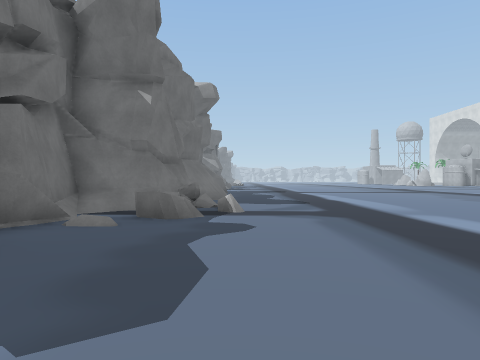
view 1 (above)

22 first-person views from a walk through a Unity game level. The camera is 1.2 m above the floor, looks level and sees 70° across. The floor is counted in squares, 2 m on a side. Each view is taken from the middle of a square. On the plan, view 1 faces up. The plan holds only what a view shows up to about 10 squares ahead; the rest is blank. The place goes on beyond the plan. Some surface patterns are stand-ins.

view 2
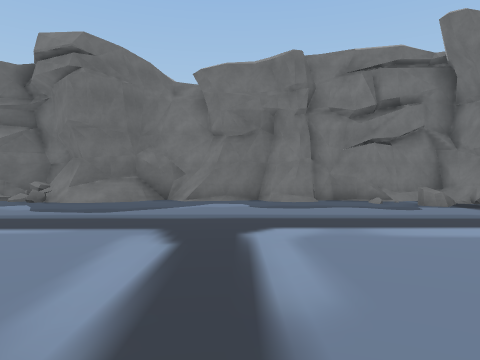

view 3
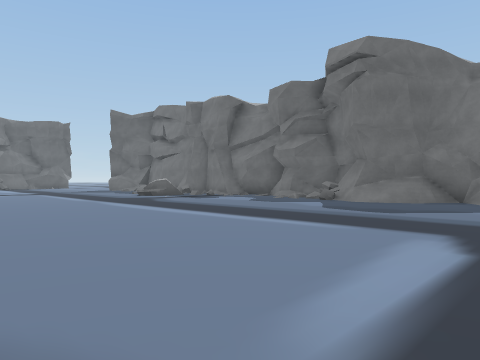

view 4
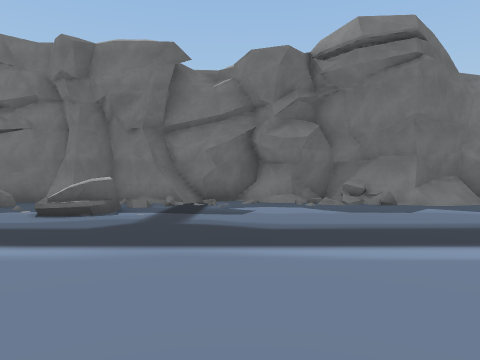

view 5
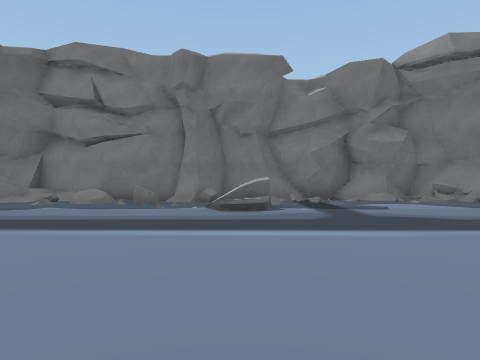

view 6
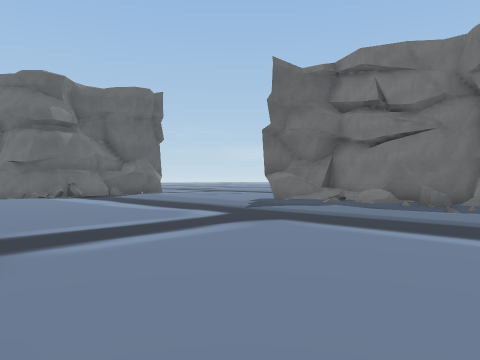

view 7
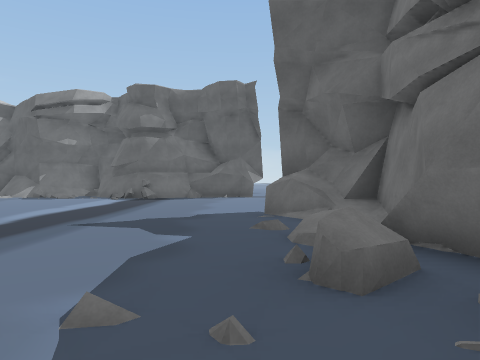

view 8
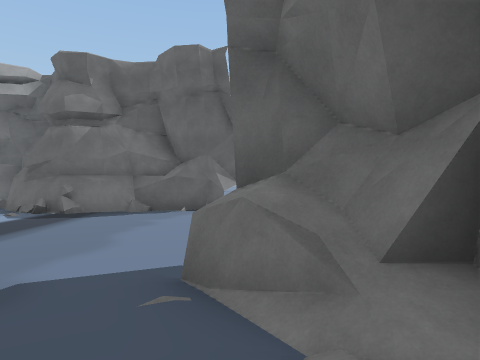

view 9
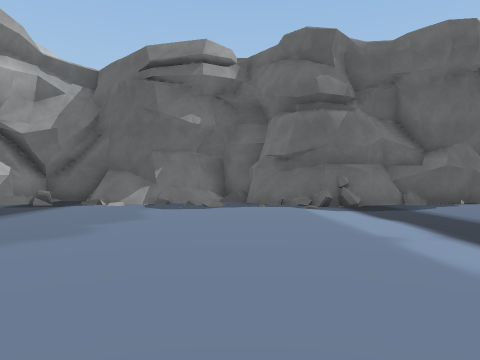

view 10
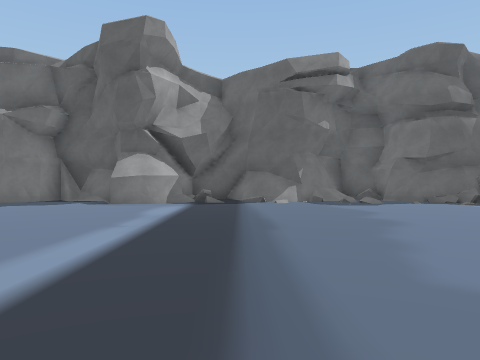

view 11
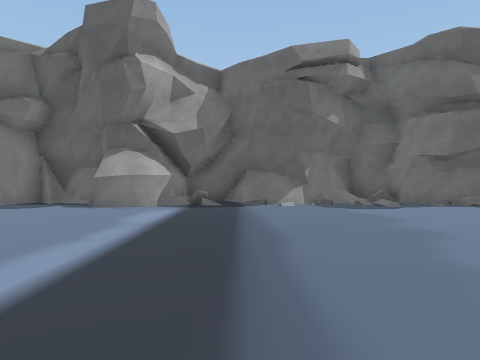

view 12
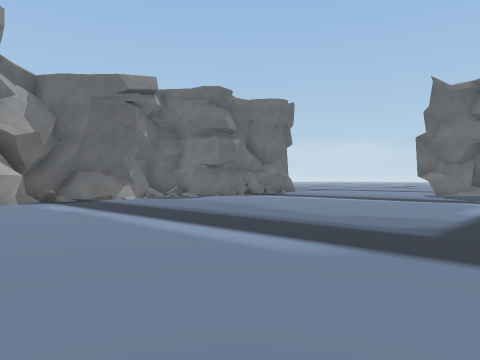

view 13
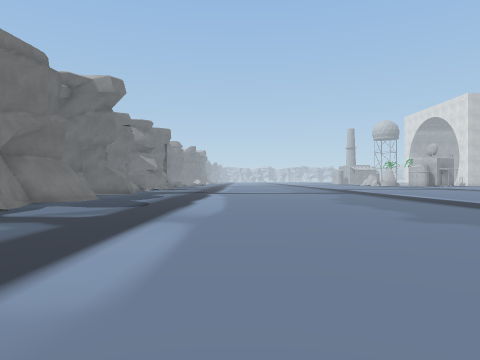

view 14
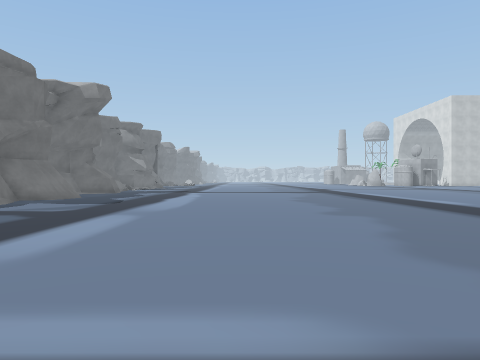

view 15
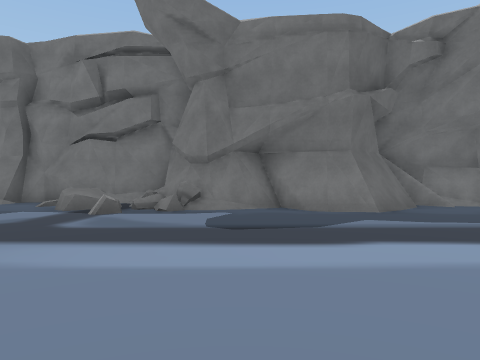

view 16
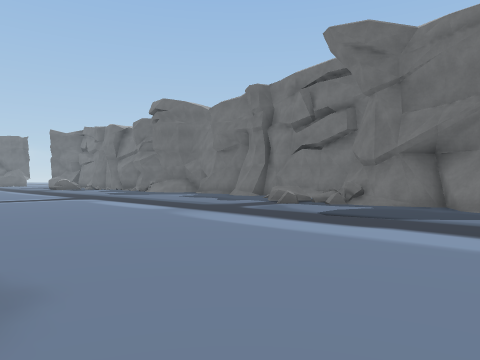

view 17
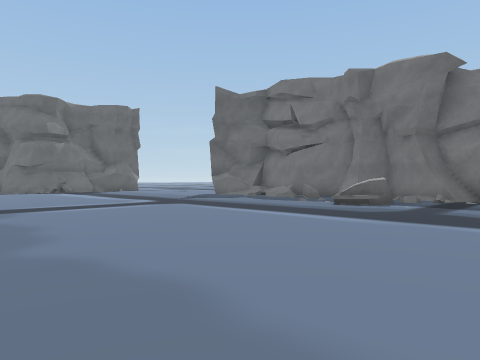

view 18
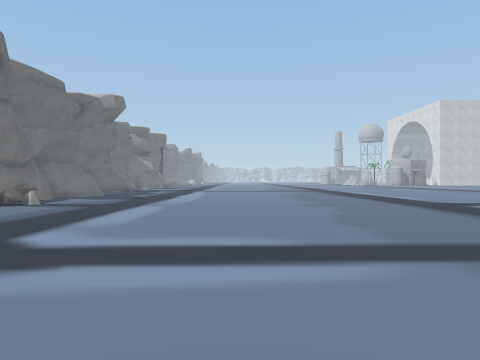

view 19
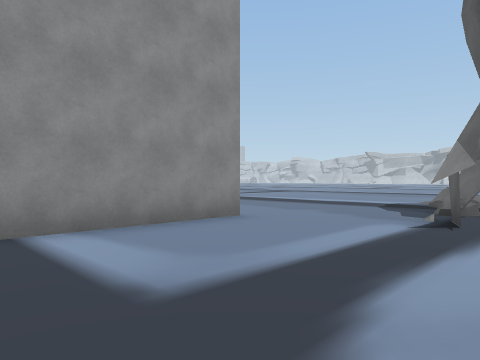

view 20
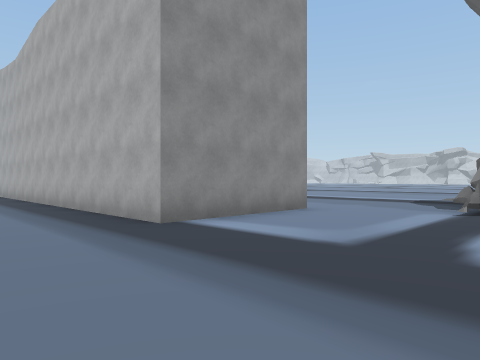

view 21
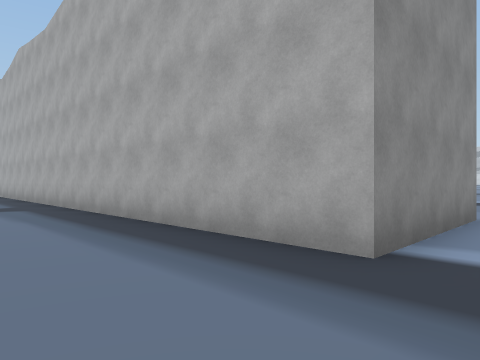

view 22
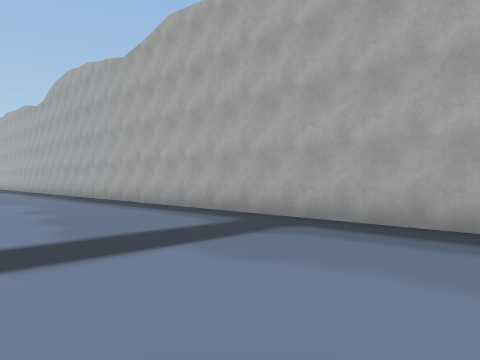

### Floor plan
Key: @ floor where view 1 was taken; # wall or solid block; . floor; / step, stairs or slope; = window, fence, low wall or low ledge; ^ raised ledge.
Columns run from 10 left of view 1 to 14 right of it. Each row starts with its distance up from view 1.
 12          #... ....
 11          #...........
 10         ##............
  9         ##............
  8        ##^............
  7        #/#=...........
  6        #/#............
  5        #//...........
  4        #............
  3        #............
  2        #...........
  1        #..........
  0        #..@.......
 -1        #..........
 -2        #..........
 -3        #.........
 -4       ##.........
 -5       #^.........
 -6       ##.........
 -7   ..  ##...........
 -8   ...###...........
 -9   ...# #...........
-10  ....# #...........
-11  ....# #.//.......
-12  ....# #/.........
-13  ....# #/.........
-14  ....# #=.........  ....
-15 .....# #/...............
-16 .....# #=/..............
-17 .....# #/...............
-18 .....# ##..............
-19    ..#  ...............
-20   ...#  ................
-21   ...#   ...............
-22   ....###................
-23   .......................
-24   ..........###..././###.
-25   .......###. ##.##/=#.##
-26   ......       ## ###

Positions as (right, up) in squares from view 1, and headings:
1: (0, 0), facing up
2: (7, 1), facing left
3: (7, 1), facing down-left
4: (6, -8), facing left
5: (7, -11), facing left
6: (7, -11), facing down-left
7: (-1, -11), facing down
8: (-2, -15), facing down
9: (5, -16), facing down
10: (9, -15), facing down
11: (9, -16), facing down
12: (13, -14), facing down-left
13: (4, 1), facing up
14: (5, 0), facing up
15: (6, 9), facing left
16: (7, 12), facing down-left
17: (8, -7), facing down-left
18: (5, -2), facing up
19: (-6, -26), facing up-right
20: (-8, -26), facing up-right
21: (-8, -23), facing up-right
22: (-10, -18), facing up-right
